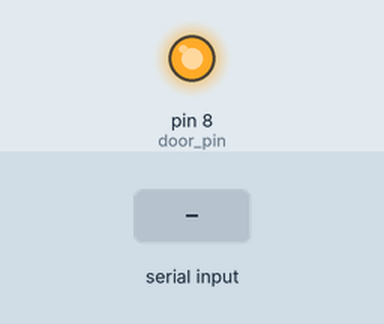
This sketch was run on a simulated Arduino Uno, built with avr-gcc and run on an emulated ATmega328P. Parts: output pins drawn as LEDs (lit = HIGH). Inputs (shaded band) come from the test bench.

Above: at 1.2 s.
1.3 s: "o" received over Serial
Timing chart, 0 to 4.3 s (numbered marks = the images above; inputs shaded):
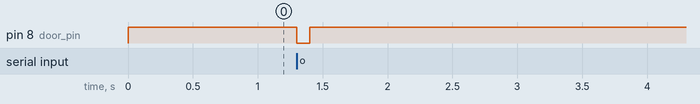

Measured:
- after the input at 1.3 s, pin 8 (door_pin): HIGH → LOW at once, → HIGH 0.10 s later

The sketch:

arduino_door_control.ino
```cpp
int door_pin = 8;
bool is_open = false;
long int now;

void setup() {
  pinMode(door_pin, OUTPUT);
  digitalWrite(door_pin, HIGH);
  Serial.begin(115200);
}

void loop() {
  if (Serial.available() > 0) {
    // read the incoming byte:
    int incomingByte = Serial.read();
//    Serial.println(incomingString);
    if(incomingByte=='o' and !is_open) {
      is_open = true;
    }
  }
  if(!is_open) {
    now=millis();
  }else{
    if(millis()-now<100){
      digitalWrite(door_pin, LOW);
    }else{
      digitalWrite(door_pin, HIGH);
      is_open=false;
    }
  }
}
```
